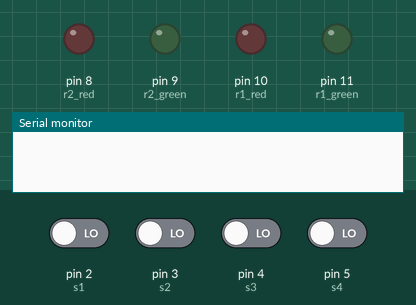
Simulated run of this sketch. Board: Arduino Uno, built with avr-gcc and run on an emulated ATmega328P. Shown: output pins drawn as LEDs (lit = HIGH), the last lines printed to the serial monitor. The test bench sets the inputs (shaded band); at power-on: pin 2 (s1), pin 3 (s2), pin 4 (s3), pin 5 (s4) LOW.

Above: at 0.05 s.
At 1.2 s:
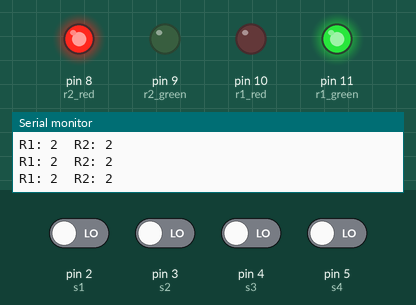
1.3 s: pin 2 (s1) driven HIGH and pin 3 (s2) driven HIGH
At 5.8 s:
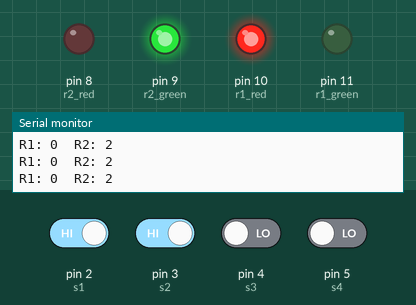
Timing chart, 0 to 38.8 s (numbered marks = the images above; inputs shaded):
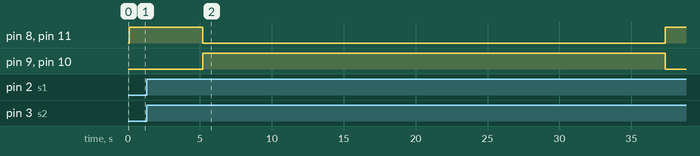

The sketch:

traffic_density.ino
```cpp
int s1 = 2;
int s2 = 3;
int s3 = 4;
int s4 = 5;

// ----------- LED PINS -----------
int r1_red = 10;
int r1_green = 11;

int r2_red = 8;
int r2_green = 9;

// ----------- TIMING -----------
unsigned long previousTime = 0;
unsigned long maxInterval = 30000;   // 30 sec max
unsigned long minGreen = 5000;       // 5 sec minimum
unsigned long baseTime = 30000;      // 10 sec guaranteed
unsigned long extraTime = 1000;      // 5 sec per vehicle

int currentRoad = 1;

// ----------- SETUP -----------
void setup() {
  pinMode(s1, INPUT);
  pinMode(s2, INPUT);
  pinMode(s3, INPUT);
  pinMode(s4, INPUT);

  pinMode(r1_red, OUTPUT);
  pinMode(r1_green, OUTPUT);
  pinMode(r2_red, OUTPUT);
  pinMode(r2_green, OUTPUT);

  Serial.begin(9600);
}

// ----------- STABLE SENSOR FUNCTION -----------
int readStable(int pin) {
  int count = 0;
  for (int i = 0; i < 5; i++) {
    if (digitalRead(pin) == LOW) count++;
    delay(5);
  }
  return (count >= 3) ? 1 : 0;
}

// ----------- LOOP -----------
void loop() {

  int road1 = readStable(s1) + readStable(s2);
  int road2 = readStable(s3) + readStable(s4);

  unsigned long currentTime = millis();

  // Calculate dynamic time
  unsigned long greenTime1 = baseTime + (road1 * extraTime);
  unsigned long greenTime2 = baseTime + (road2 * extraTime);

  // Debug
  Serial.print("R1: ");
  Serial.print(road1);
  Serial.print("  R2: ");
  Serial.println(road2);

  // ----------- SWITCH LOGIC -----------

  if (currentRoad == 1) {

    // Stay until min time passed
    if ((currentTime - previousTime > minGreen)) {

      // Switch if other road has more vehicles
      if (road2 > road1) {
        currentRoad = 2;
        previousTime = currentTime;
      }

      // OR switch if time exceeded for this road
      else if (currentTime - previousTime >= greenTime1) {
        currentRoad = 2;
        previousTime = currentTime;
      }
    }

  } else {

    if ((currentTime - previousTime > minGreen)) {

      if (road1 > road2) {
        currentRoad = 1;
        previousTime = currentTime;
      }

      else if (currentTime - previousTime >= greenTime2) {
        currentRoad = 1;
        previousTime = currentTime;
      }
    }
  }

  // ----------- OUTPUT CONTROL -----------
  if (currentRoad == 1) {
    digitalWrite(r1_green, HIGH);
    digitalWrite(r1_red, LOW);

    digitalWrite(r2_green, LOW);
    digitalWrite(r2_red, HIGH);
  }
  else {
    digitalWrite(r2_green, HIGH);
    digitalWrite(r2_red, LOW);

    digitalWrite(r1_green, LOW);
    digitalWrite(r1_red, HIGH);
  }

  delay(200);
}
```

Measured:
- after the input at 1.3 s, pin 8 (r2_red), pin 11 (r1_green): HIGH → LOW after 3.9 s instead of 30.9 s; pin 9 (r2_green), pin 10 (r1_red): LOW → HIGH after 3.9 s instead of 30.9 s
